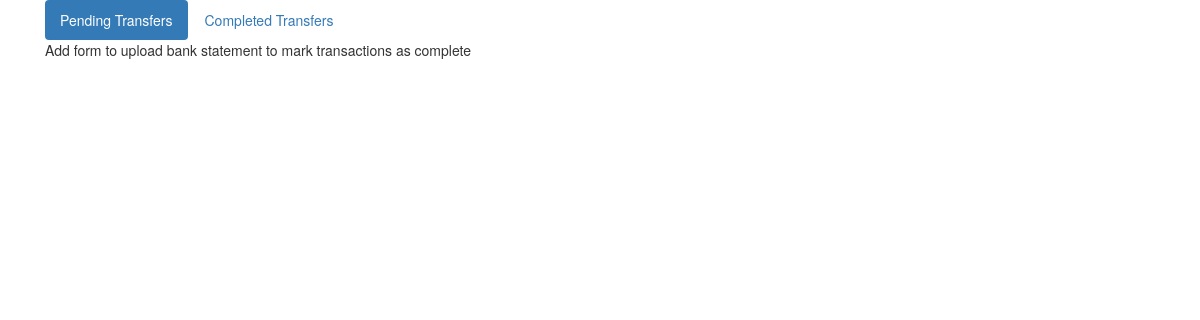
/view_transfers, run on an earlier commit of the app's database.
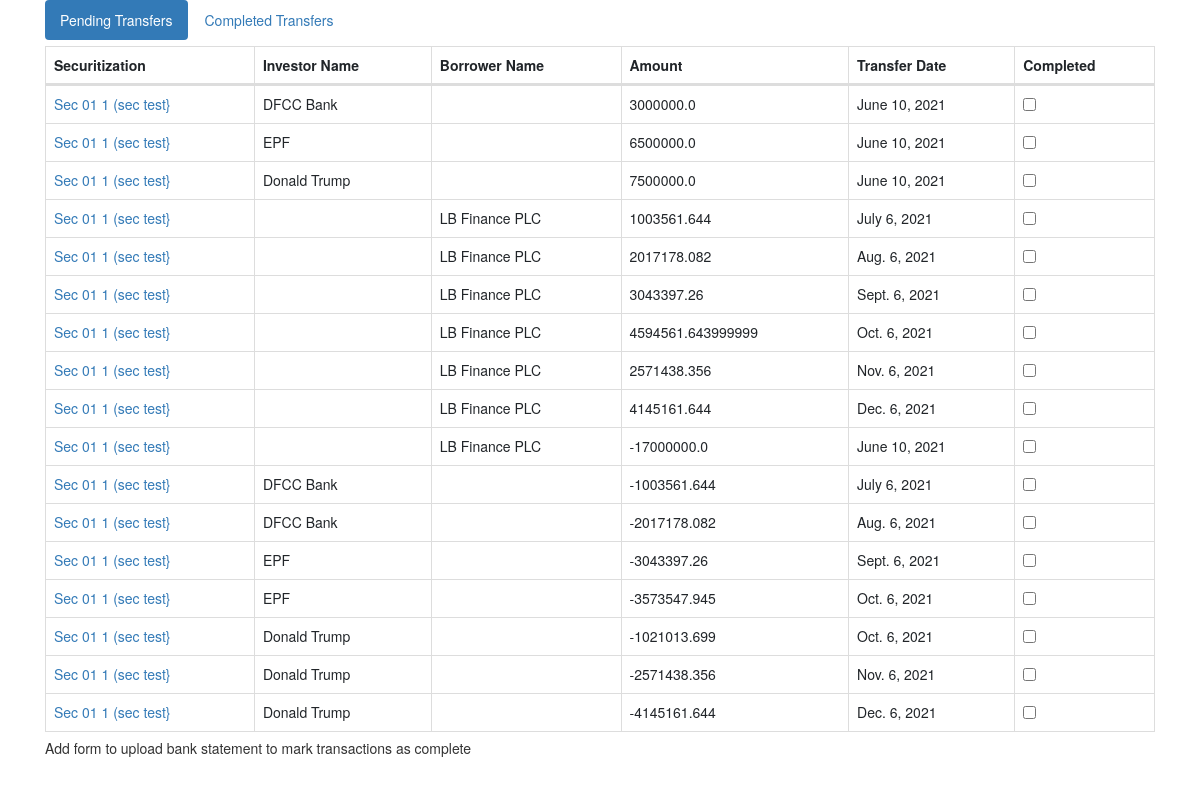
And on a later commit of the database.
### trusteeapp/models.py (models this page shows, shortened)
class Transfer(models.Model):
    securitization = models.ForeignKey(Securitization, on_delete=PROTECT)
    investor = models.ForeignKey(Investor, on_delete=PROTECT,null=True)
    borrower = models.ForeignKey(Borrower, on_delete=PROTECT,null=True)
    amount = models.FloatField()
    transfer_date = models.DateField()
    transfer_complete = models.BooleanField(default=False)

class Securitization(models.Model):
    temp_name = models.CharField(max_length=200)
    borrower = models.ForeignKey(Borrower, on_delete=PROTECT)
    arranger_name  = models.CharField(max_length=200) # change this to ForeignKey later
    amount_raised = models.IntegerField()
    expected_sign_date = models.CharField(max_length=200,blank=True)
    td_firstdraft = models.FileField()
    trust_name = models.CharField(default="",max_length=200,blank=True)
    trust_bank_account_no = models.CharField(default="",max_length=200,blank=True)
    trust_bank_account_branch = models.CharField(default="",max_length=200,blank=True)
    trust_bank_account_bank = models.CharField(default="",max_length=200,blank=True)
    lawyer_name = models.CharField(max_length=200)
    auditor_name = models.CharField(max_length=200)
    trustee_approved = models.BooleanField(default=False)
    deal_signed = models.BooleanField(default=False)
    cashflow_checked = models.BooleanField(default=False)
    deal_signed_date = models.DateField(blank=True,null=True)
    td_completedraft = models.FileField(blank=True)
    td_completesigned = models.FileField(blank=True)
    board_resolution = models.FileField(blank=True)
    information_memo = models.FileField(blank=True)
    audit_report = models.FileField(blank=True)
    investor_schedule_file = models.FileField(blank=True)
    investments_file = models.FileField(blank=True)
    security_list_file = models.FileField(blank=True)
    trust_certificates = models.FileField(blank=True)

class Investor(models.Model):
    securitization = models.ForeignKey(Securitization, on_delete=PROTECT)
    investor_id_no = models.IntegerField()
    investor_name = models.CharField(max_length=200)
    investor_address = models.CharField(max_length=300)
    investor_nic = models.CharField(max_length=20,blank=True)
    investor_account_no = models.CharField(max_length=50)
    investor_account_branch = models.CharField(max_length=100)
    investor_account_bank = models.CharField(max_length=50)
    investor_email = models.EmailField()
    investor_phone = models.CharField(max_length=20)

class Borrower(models.Model):
    borrower_name = models.CharField(max_length=200)
    borrower_address = models.CharField(max_length=300)
    borrower_contact_name = models.CharField(max_length=200)
    borrower_contact_number = models.IntegerField()

### trusteeapp/views.py (the view)
# urls.py: path("view_transfers",views.view_transfers),
def view_transfers(request):
    current = Transfer.objects.filter(transfer_complete=False)
    past = Transfer.objects.filter(transfer_complete=True)
    context = {"pending":current,"pasttrans":past}
    return render(request,"trusteeapp/view_transfers.html",context)

### trusteeapp/templates/trusteeapp/view_transfers.html (shortened to what this page needs)
{% extends "trusteeapp/base_trustee.html" %}
{% load crispy_forms_tags %}
{% block content %}
<div id="exTab1" class="container">
    <ul  class="nav nav-pills">
        <li class="active"><a href="#1a" data-toggle="tab">Pending Transfers</a></li>
        <li><a href="#2a" data-toggle="tab">Completed Transfers</a></li>
    </ul>
    <div class="tab-content clearfix">
        <div class="tab-pane active" id="1a">
            {% if pending %}
            <table class="table table-striped table-bordered dataTable showtable" style="width: 100%;" >
                <thead><tr><th>Securitization</th><th>Investor Name</th><th>Borrower Name</th><th>Amount</th><th>Transfer Date</th><th>Completed</th></tr></thead>
                <tbody>
                    {% for sec in pending %}<tr><td><a href="update_securitization_trustee/{{sec.securitization.id}}">{{sec.securitization.trust_name}} ({{sec.securitization.temp_name}}}</a></td><td>{{sec.investor.investor_name}}</td><td>{{sec.borrower.borrower_name}}</td><td>{{sec.amount}}</td><td>{{sec.transfer_date}}</td><td><input type="checkbox"/> {% endfor %}
                </tbody>
            </table>
            {% endif %}
            Add form to upload bank statement to mark transactions as complete
        </div>
    </div>
{% endblock content %}

### trusteeapp/templates/trusteeapp/base_trustee.html (shortened to what this page needs)
<!DOCTYPE html>
<html lang="en">
<head>
    <link rel="stylesheet" type='text/css' href="https://cdnjs.cloudflare.com/ajax/libs/semantic-ui/2.2.14/semantic.min.css">
    <link rel="stylesheet" href="https://cdnjs.cloudflare.com/ajax/libs/Chart.js/2.8.0/Chart.min.css" />
    <link rel="stylesheet" type="text/css" href="https://cdn.datatables.net/1.10.25/css/dataTables.bootstrap4.min.css">
    <link rel="stylesheet" href="https://stackpath.bootstrapcdn.com/bootstrap/4.5.0/css/bootstrap.min.css">
<link href="https://maxcdn.bootstrapcdn.com/bootstrap/3.3.7/css/bootstrap.min.css" rel="stylesheet"/>
</head>
<body>
    {% block content %}{% endblock content %}
</body>
</html>

What changed in the data, as far as the page shows it:
added Transfer: securitization.trust_name "Sec 01 1", securitization.temp_name "sec test", investor.investor_name "DFCC Bank", amount "3000000.0", transfer_date "June 10, 2021"
added Transfer: securitization.trust_name "Sec 01 1", securitization.temp_name "sec test", investor.investor_name "EPF", amount "6500000.0", transfer_date "June 10, 2021"
added Transfer: securitization.trust_name "Sec 01 1", securitization.temp_name "sec test", investor.investor_name "Donald Trump", amount "7500000.0", transfer_date "June 10, 2021"
added Transfer: securitization.trust_name "Sec 01 1", securitization.temp_name "sec test", borrower.borrower_name "LB Finance PLC", amount "1003561.644", transfer_date "July 6, 2021"
added Transfer: securitization.trust_name "Sec 01 1", securitization.temp_name "sec test", borrower.borrower_name "LB Finance PLC", amount "2017178.082", transfer_date "Aug. 6, 2021"
added Transfer: securitization.trust_name "Sec 01 1", securitization.temp_name "sec test", borrower.borrower_name "LB Finance PLC", amount "3043397.26", transfer_date "Sept. 6, 2021"
added Transfer: securitization.trust_name "Sec 01 1", securitization.temp_name "sec test", borrower.borrower_name "LB Finance PLC", amount "4594561.643999999", transfer_date "Oct. 6, 2021"
added Transfer: securitization.trust_name "Sec 01 1", securitization.temp_name "sec test", borrower.borrower_name "LB Finance PLC", amount "2571438.356", transfer_date "Nov. 6, 2021"
added Transfer: securitization.trust_name "Sec 01 1", securitization.temp_name "sec test", borrower.borrower_name "LB Finance PLC", amount "4145161.644", transfer_date "Dec. 6, 2021"
added Transfer: securitization.trust_name "Sec 01 1", securitization.temp_name "sec test", borrower.borrower_name "LB Finance PLC", amount "-17000000.0", transfer_date "June 10, 2021"
added Transfer: securitization.trust_name "Sec 01 1", securitization.temp_name "sec test", investor.investor_name "DFCC Bank", amount "-1003561.644", transfer_date "July 6, 2021"
added Transfer: securitization.trust_name "Sec 01 1", securitization.temp_name "sec test", investor.investor_name "DFCC Bank", amount "-2017178.082", transfer_date "Aug. 6, 2021"
added Transfer: securitization.trust_name "Sec 01 1", securitization.temp_name "sec test", investor.investor_name "EPF", amount "-3043397.26", transfer_date "Sept. 6, 2021"
added Transfer: securitization.trust_name "Sec 01 1", securitization.temp_name "sec test", investor.investor_name "EPF", amount "-3573547.945", transfer_date "Oct. 6, 2021"
added Transfer: securitization.trust_name "Sec 01 1", securitization.temp_name "sec test", investor.investor_name "Donald Trump", amount "-1021013.699", transfer_date "Oct. 6, 2021"
added Transfer: securitization.trust_name "Sec 01 1", securitization.temp_name "sec test", investor.investor_name "Donald Trump", amount "-2571438.356", transfer_date "Nov. 6, 2021"
added Transfer: securitization.trust_name "Sec 01 1", securitization.temp_name "sec test", investor.investor_name "Donald Trump", amount "-4145161.644", transfer_date "Dec. 6, 2021"
Also different on the page:
text now shown: "Securitization Investor Name Borrower Name Amount Transfer Date Completed"
